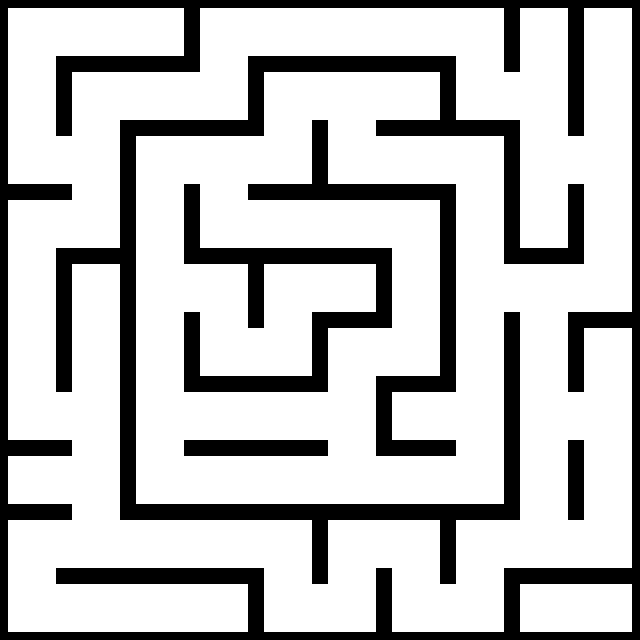

This game map was drawn from its Tiled (.tmx) file and the tilesets committed beside it. A one-line description and the full map source follow:
An orthogonal 10x10 tile map with 64x64 px tiles, 1 tile layer (Map) and 2 objects (Finish, Start).

<map version="1.2" tiledversion="1.2.3" orientation="orthogonal" renderorder="right-down" width="10" height="10" tilewidth="64" tileheight="64" infinite="0" nextlayerid="4" nextobjectid="4">
 <tileset firstgid="1" name="maze" tilewidth="64" tileheight="64" tilecount="16" columns="4">
  <image source="../src/assets/maze.png" trans="eebdfa" width="256" height="256" />
  <tile id="0">
   <properties>
    <property name="preventDown" type="bool" value="false" />
    <property name="preventLeft" type="bool" value="true" />
    <property name="preventRight" type="bool" value="false" />
    <property name="preventUp" type="bool" value="true" />
   </properties>
  </tile>
  <tile id="1">
   <properties>
    <property name="preventDown" type="bool" value="false" />
    <property name="preventLeft" type="bool" value="false" />
    <property name="preventRight" type="bool" value="false" />
    <property name="preventUp" type="bool" value="true" />
   </properties>
  </tile>
  <tile id="2">
   <properties>
    <property name="preventDown" type="bool" value="false" />
    <property name="preventLeft" type="bool" value="true" />
    <property name="preventRight" type="bool" value="true" />
    <property name="preventUp" type="bool" value="true" />
   </properties>
  </tile>
  <tile id="3">
   <properties>
    <property name="preventDown" type="bool" value="false" />
    <property name="preventLeft" type="bool" value="true" />
    <property name="preventRight" type="bool" value="true" />
    <property name="preventUp" type="bool" value="false" />
   </properties>
  </tile>
  <tile id="4">
   <properties>
    <property name="preventDown" type="bool" value="false" />
    <property name="preventLeft" type="bool" value="false" />
    <property name="preventRight" type="bool" value="true" />
    <property name="preventUp" type="bool" value="true" />
   </properties>
  </tile>
  <tile id="5">
   <properties>
    <property name="preventDown" type="bool" value="false" />
    <property name="preventLeft" type="bool" value="false" />
    <property name="preventRight" type="bool" value="true" />
    <property name="preventUp" type="bool" value="false" />
   </properties>
  </tile>
  <tile id="6">
   <properties>
    <property name="preventDown" type="bool" value="true" />
    <property name="preventLeft" type="bool" value="false" />
    <property name="preventRight" type="bool" value="true" />
    <property name="preventUp" type="bool" value="true" />
   </properties>
  </tile>
  <tile id="7">
   <properties>
    <property name="preventDown" type="bool" value="true" />
    <property name="preventLeft" type="bool" value="false" />
    <property name="preventRight" type="bool" value="false" />
    <property name="preventUp" type="bool" value="true" />
   </properties>
  </tile>
  <tile id="8">
   <properties>
    <property name="preventDown" type="bool" value="true" />
    <property name="preventLeft" type="bool" value="false" />
    <property name="preventRight" type="bool" value="true" />
    <property name="preventUp" type="bool" value="false" />
   </properties>
  </tile>
  <tile id="9">
   <properties>
    <property name="preventDown" type="bool" value="true" />
    <property name="preventLeft" type="bool" value="false" />
    <property name="preventRight" type="bool" value="false" />
    <property name="preventUp" type="bool" value="false" />
   </properties>
  </tile>
  <tile id="10">
   <properties>
    <property name="preventDown" type="bool" value="true" />
    <property name="preventLeft" type="bool" value="true" />
    <property name="preventRight" type="bool" value="true" />
    <property name="preventUp" type="bool" value="false" />
   </properties>
  </tile>
  <tile id="11">
   <properties>
    <property name="preventDown" type="bool" value="false" />
    <property name="preventLeft" type="bool" value="false" />
    <property name="preventRight" type="bool" value="false" />
    <property name="preventUp" type="bool" value="false" />
   </properties>
  </tile>
  <tile id="12">
   <properties>
    <property name="preventDown" type="bool" value="true" />
    <property name="preventLeft" type="bool" value="true" />
    <property name="preventRight" type="bool" value="false" />
    <property name="preventUp" type="bool" value="false" />
   </properties>
  </tile>
  <tile id="13">
   <properties>
    <property name="preventDown" type="bool" value="false" />
    <property name="preventLeft" type="bool" value="true" />
    <property name="preventRight" type="bool" value="false" />
    <property name="preventUp" type="bool" value="false" />
   </properties>
  </tile>
  <tile id="14">
   <properties>
    <property name="preventDown" type="bool" value="true" />
    <property name="preventLeft" type="bool" value="true" />
    <property name="preventRight" type="bool" value="false" />
    <property name="preventUp" type="bool" value="true" />
   </properties>
  </tile>
  <tile id="15">
   <properties>
    <property name="preventDown" type="bool" value="true" />
    <property name="preventLeft" type="bool" value="true" />
    <property name="preventRight" type="bool" value="true" />
    <property name="preventUp" type="bool" value="true" />
   </properties>
  </tile>
 </tileset>
 <layer id="3" name="Map" width="10" height="10">
  <data encoding="csv">
1,8,7,1,8,8,8,5,3,3,
4,1,8,9,1,2,7,13,6,4,
13,6,1,2,9,13,8,5,14,6,
1,9,4,13,8,8,5,4,11,4,
4,3,14,5,1,7,4,14,2,9,
4,4,4,13,9,1,9,4,4,3,
13,6,14,8,8,6,15,6,14,6,
15,6,13,8,8,10,8,9,4,4,
1,10,8,8,5,1,5,1,10,9,
13,8,8,7,13,9,13,9,15,7
</data>
 </layer>
 <objectgroup id="2" name="Objects">
  <object id="2" name="Finish" x="328" y="264" width="48" height="48" />
  <object id="3" name="Start" x="158" y="608">
   <point />
  </object>
 </objectgroup>
</map>
